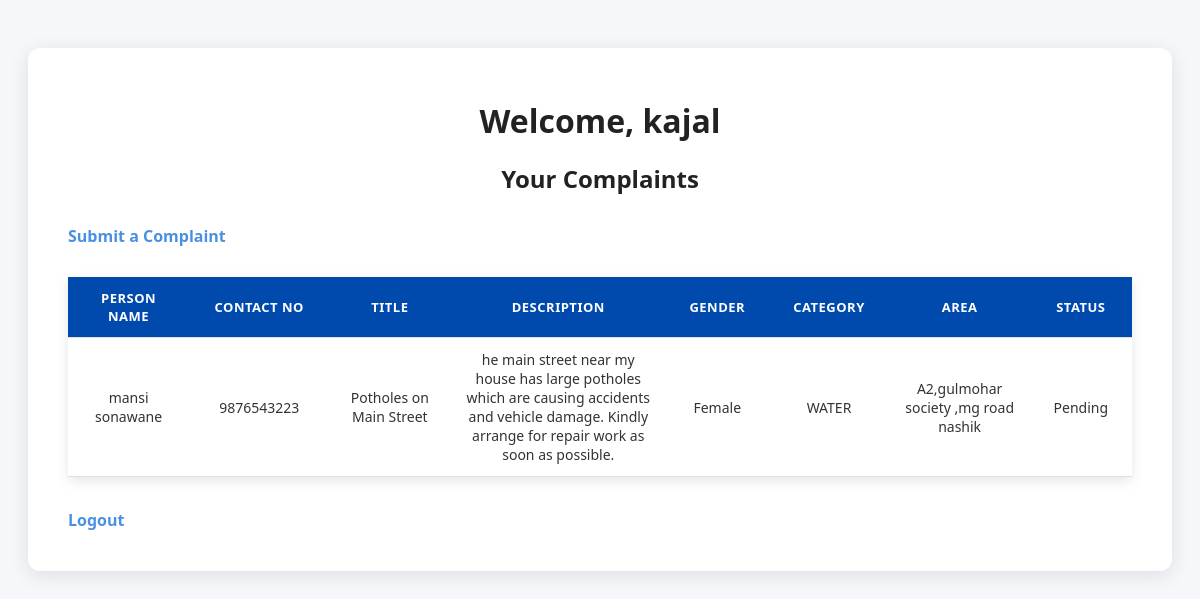
/dashboard/ (signed in), run on the app's committed database.
### complaints/models.py (models this page shows, shortened)
class Complaint(models.Model):
    STATUS_CHOICES = [
        ('Pending', 'Pending'),
        ('In Progress', 'In Progress'),
        ('Resolved', 'Resolved'),
    ]
    GENDER_CHOICES = [
        ('Male', 'Male'),
        ('Female', 'Female'),
        ('Other', 'Other'),
    ]
    CATEGORY_CHOICES = [
        ('WATER', 'Water'),
        ('Hostel', 'Hostel'),
        ('Elctricity', 'Elctricity'),
        ('Other', 'Other'),
    ]
    user = models.ForeignKey(User, on_delete=models.CASCADE)
    person_name = models.CharField(max_length=100, default='Unknown')
    contact_number = models.CharField(max_length=15, default='0000000000')
    area = models.CharField(max_length=255, default='Unknown')
    title = models.CharField(max_length=200)
    description = models.TextField()
    gender = models.CharField(max_length=10, choices=GENDER_CHOICES, default='Other')
    category = models.CharField(max_length=50, choices=CATEGORY_CHOICES, default='Other')
    date_created = models.DateTimeField(auto_now_add=True)
    status = models.CharField(max_length=20, choices=STATUS_CHOICES, default='Pending')

### complaints/views.py (the view)
# urls.py: path('dashboard/', views.dashboard, name='dashboard'),
@login_required
def dashboard(request):
    if request.user.is_superuser:
        complaints = Complaint.objects.all()
    else:
        complaints = Complaint.objects.filter(user=request.user)
    return render(request, 'dashboard.html', {'complaints': complaints})

### complaints/templates/dashboard.html (shortened to what this page needs)
<!DOCTYPE html>
<html>
<head>
</head>
<body>
<div class="container">
    <h1>Welcome, {{ request.user.username }}</h1>
    {% if request.user.is_superuser %}
        <h2>All Complaints</h2>
    {% else %}
        <h2>Your Complaints</h2>
        <a href="{% url 'submit_complaint' %}">Submit a Complaint</a>
    {% endif %}
    {% if complaints %}
    <table>
        <tr>
            <th>Person Name</th>
            <th>Contact No</th>
            <th>Title</th>
            <th>Description</th>
             <th>Gender</th>
            <th>Category</th>
            <th>Area</th>
            <th>Status</th>
        </tr>
        {% for complaint in complaints %}
        <tr>
            <td>{{ complaint.person_name }}</td>
            <td>{{ complaint.contact_number }}</td>
            <td>{{ complaint.title }}</td>
            <td>{{ complaint.description }}</td>
            <td>{{ complaint.gender }}</td>
            <td>{{ complaint.category }}</td>
            <td>{{ complaint.area }}</td>
            <td>{{ complaint.status }}</td>
        </tr>
        {% endfor %}
    </table>
    {% else %}
        <p>No complaints to show.</p>
    {% endif %}
    <br>
    <a href="{% url 'logout' %}">Logout</a>
</div>
</body>
</html>

### complaints/templates/dashboard.html (style rules this page uses)
body { font-family: 'Segoe UI', Tahoma, Geneva, Verdana, sans-serif; background-color: #f5f7fa; color: #333; padding: 40px 20px; min-height: 100vh; }
h1, h2 { text-align: center; color: #222; margin-bottom: 20px; }
a { color: #4a90e2; text-decoration: none; font-weight: 600; display: inline-block; margin: 10px 0; }
.container { max-width: 1100px; margin: 0 auto; background: white; padding: 30px 40px; border-radius: 12px; box-shadow: 0 4px 20px rgba(0, 0, 0, 0.1); overflow-x: auto; }
table { width: 100%; table-layout: fixed; border-collapse: collapse; margin-top: 20px; background-color: #fff; box-shadow: 0 4px 12px rgba(0,0,0,0.1); }
th, td { padding: 12px 15px; text-align: center; border-bottom: 1px solid #e0e0e0; word-wrap: break-word; word-break: break-word; vertical-align: middle; font-size: 14px; }
th { background-color: #004aad; color: #ffffff; font-weight: bold; text-transform: uppercase; font-size: 13px; letter-spacing: 0.5px; }
td { font-size: 14px; }
th:nth-child(1), td:nth-child(1) { width: 10%; }
th:nth-child(2), td:nth-child(2) { width: 12%; }
th:nth-child(3), td:nth-child(3) { width: 10%; }
th:nth-child(4), td:nth-child(4) { width: 20%; }
th:nth-child(5), td:nth-child(5) { width: 8%; }
th:nth-child(6), td:nth-child(6) { width: 10%; }
th:nth-child(7), td:nth-child(7) { width: 12%; }
th:nth-child(8), td:nth-child(8) { width: 8%; }

### data on the page
Complaint: person_name "mansi sonawane", contact_number "9876543223", title "Potholes on Main Street", description "he main street near my house has large potholes which are causing accidents and vehicle damage. Kindly arrange for repair work as soon as possible.", gender "Female", category "WATER", area "A2,gulmohar society ,mg road nashik", status "Pending"

### other printed values
{{ request.user.username }} "kajal"
